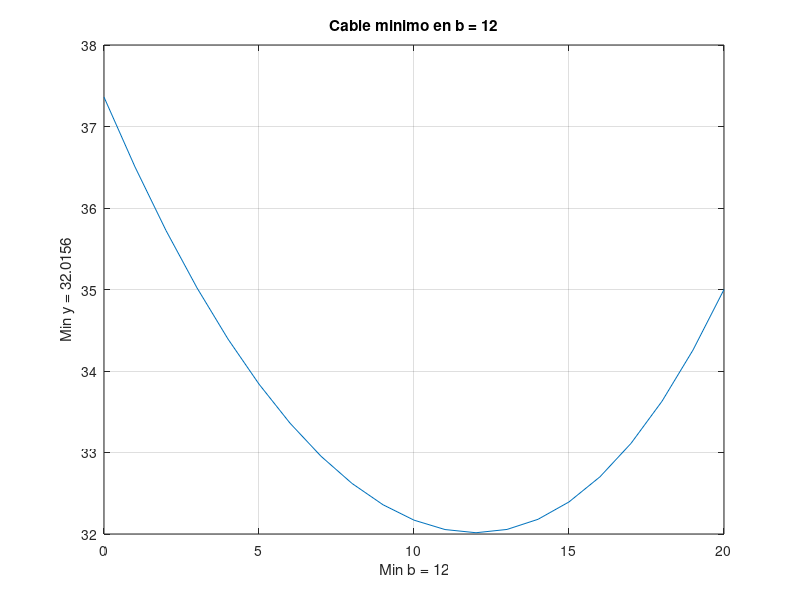

MATLAB code to generate this figure:
%Octave Script
%Title		:Resolucion de Desigualdades
%Description	:Script que resuelve una funcion
%Authors	:Ximena Ixel Garcia Agustin
%		:Sarai Lucas Nieto
%		:Suseth Abigail Sandoval Damian 
%Date		:20211013
% Version	:1
% Usage		:octave> /path/ResFuncion.m
% Notes		:Se requiere plicacion Octave

% Limpiar las variables
clear

%Calcular minimo de cable de la punta de poste al suelo y a punta de otro poste

%Rango de 0 a 50 en i = 1
b=0:1:20;

% Obtener valor de la función
c=@(b) (sqrt(225+(b.^2)))+(sqrt(500-(40*b)+(b.^2)));

% Funcion para graficar
y= (sqrt(225+(b.^2))+(sqrt(500-(40*b)+(b.^2))));

% Funcion que determina el valor minimo
valmin = fminbnd(c,0,20);

% Dibujar funcion r,y
plot(b, y);
grid

% Titulo de grafica final
title(['Cable minimo en b = ' num2str(valmin)]);

% Etiqueta para eje de x
xlabel(['Min b = ' num2str(valmin)]);

% Etiqueta para eje de y
ylabel(['Min y = ' num2str(c(valmin))]);

% Salidas
% Resultado final
p = 'Dos postes verticales de 15m y 10m son separados por 20m';
cal = 'Se calcula la longitud minima de un cable desde la punta de un poste al suelo y a la punta del otro poste';
disp('');
disp(['El problema es: ', num2str(p)]);
disp('');
disp(['Lo que se calcula es: ', num2str(cal)]);
disp('');
disp(['El valor minimo del cable es = ', num2str(c(valmin))]);
%Final del programa

